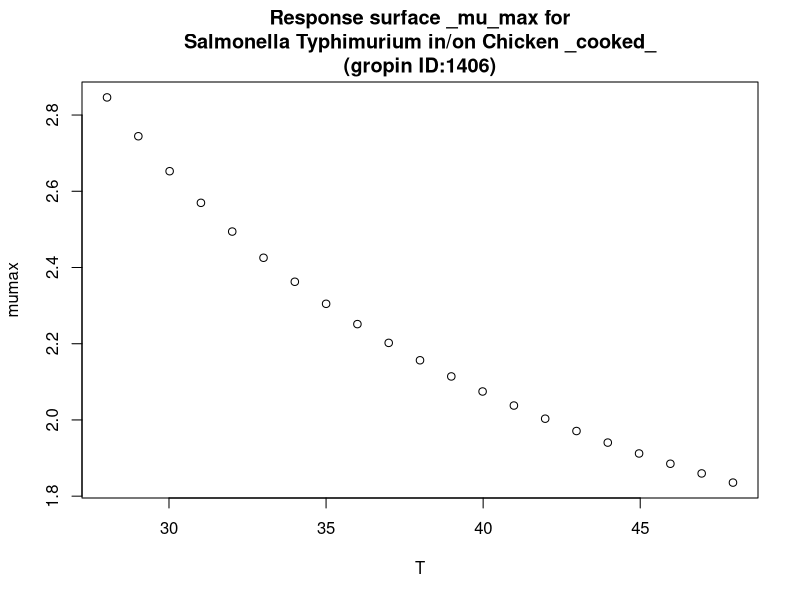

Source code (R):
#############################
# start of Parameter script
#############################
T <- seq(28.028,47.952047952048,length.out=21)
#############################
# end of Parameter script
#############################
############################# 
# start of Model script Gropin ID 1406 
#############################
 
# constant coefficients for this model
 
variables <- data.frame(T)
argumentsPar <- unique.data.frame(expand.grid(variables))
 
# heart of the model
response_surface <- function(T) {
   mumax <-exp(28.86/(T-0.4372))

	return(mumax=mumax)
} 

# output parameters
responseSurface <- cbind(argumentsPar,response_surface(argumentsPar['T']))
colnames(responseSurface) <- c(colnames(argumentsPar),'mumax')
#############################
# End of Model script
#############################
############################# 
# start of Visualisation script Gropin ID 1406 
#############################
titleText <-'Response surface _mu_max for
Salmonella Typhimurium in/on Chicken _cooked_
(gropin ID:1406)'
plot(T,responseSurface$'mumax',xlab='T',
                          ylab='mumax',main=titleText)
#############################
# End of Visualisation script
#############################
